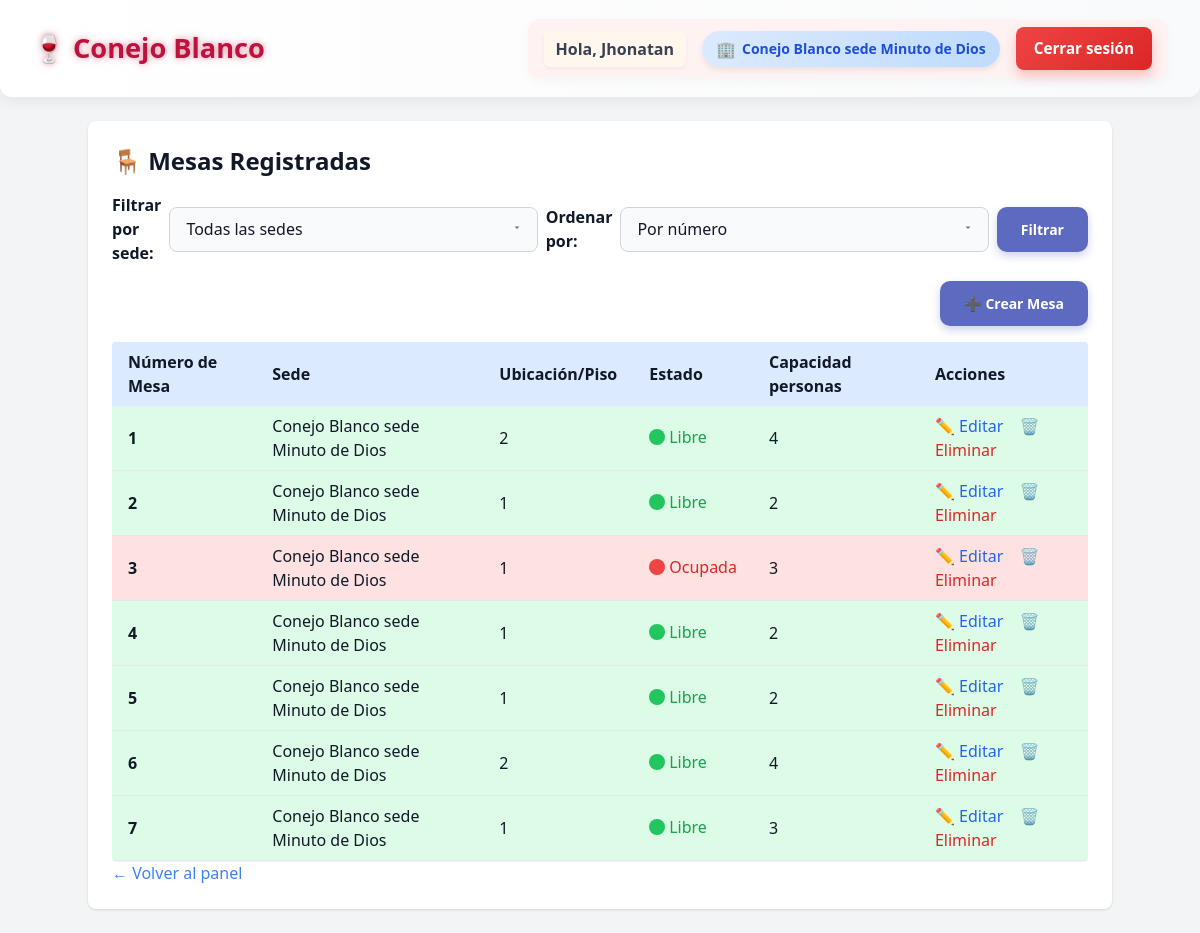
Before: /mesas/ (signed in) with the older database file.
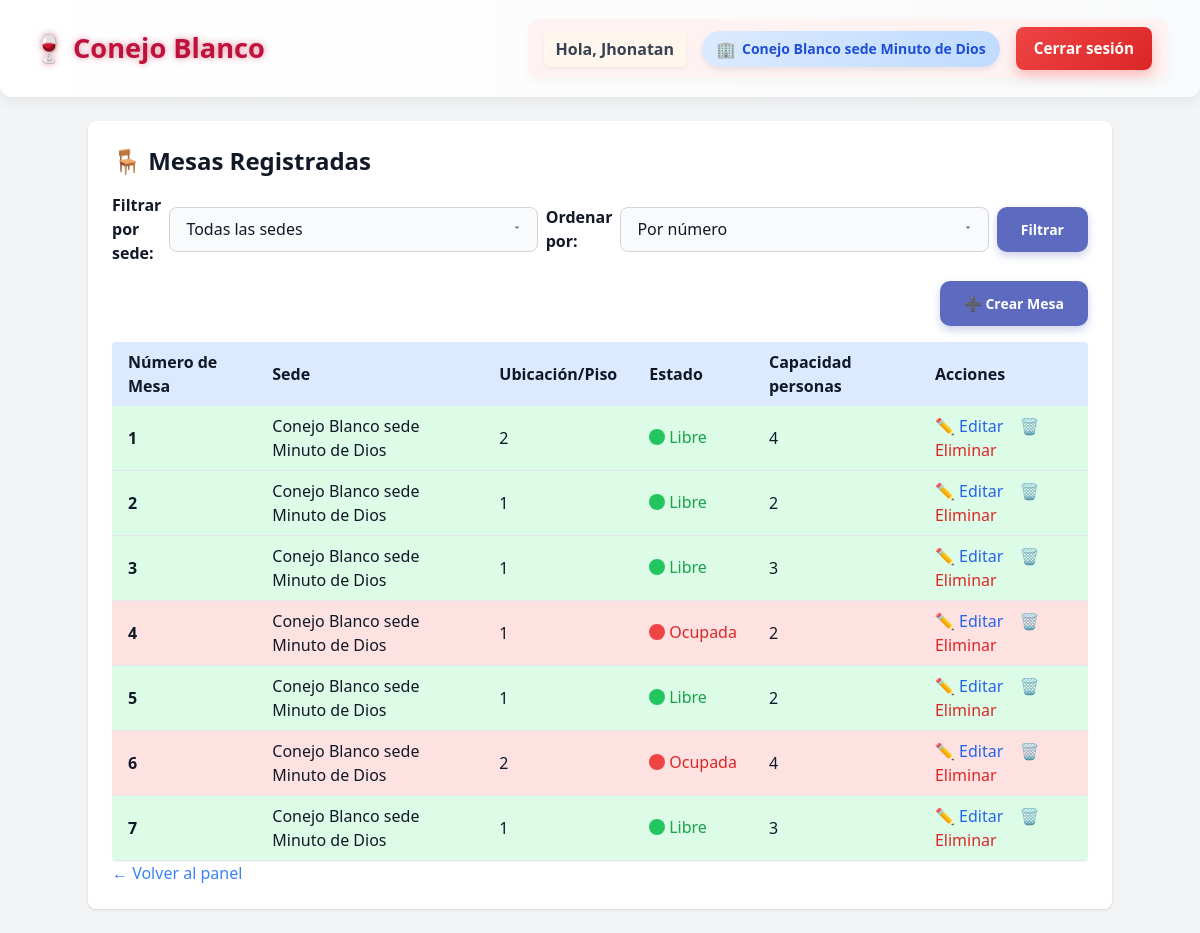
After: the same page with the newer database file.
### mesa/models.py (models this page shows, shortened)
class Mesa(models.Model):
    UBICACIONES = (
        (1, 'Primer piso'),
        (2, 'Segundo piso'),
    )
    numeroMesa = models.PositiveIntegerField()
    capacidad = models.PositiveIntegerField()
    ubicacion = models.IntegerField(choices=UBICACIONES)
    sede = models.ForeignKey(Sede, on_delete=models.CASCADE)
    ocupada = models.BooleanField(default=False)
    class Meta:
        unique_together = ('numeroMesa', 'sede')  # Evitar duplicados en una sede

### sede/models.py (models this page shows, shortened)
class Sede(models.Model):
    nombre = models.CharField(max_length=100)
    direccion = models.CharField(max_length=255)
    telefono = models.CharField(max_length=20)
    email = models.EmailField()

### mesa/views.py (the view)
# urls.py: path('', views.listar_mesas, name='listar_mesas'),
@login_required
def listar_mesas(request):
    sedes = Sede.objects.all()
    sede_id = request.GET.get('sede')
    ordenar_por = request.GET.get('orden')
    mesas = Mesa.objects.all()
    if sede_id:
        mesas = mesas.filter(sede_id=sede_id)
    if ordenar_por:
        mesas = mesas.order_by(ordenar_por)
    else:
        mesas = mesas.order_by('numeroMesa')  # Orden predeterminado
    return render(request, 'mesa/mesa.html', {
        'mesas': mesas,
        'sedes': sedes,
        'sede_id': sede_id
    })

### templates/mesa/mesa.html (shortened to what this page needs)
{% extends 'base.html' %}
{% load static %}
{% block head %}
    <link rel="stylesheet" href="{% static 'css/mesas/mesa.css' %}">
{% endblock %}
{% block content %}
<div class="container mx-auto p-6 bg-white text-gray-900 rounded-lg shadow">
    <h2 class="text-2xl font-bold mb-4">🪑 Mesas Registradas</h2>
    <form method="get" action="{% url 'listar_mesas' %}" class="mb-4 flex items-center gap-2">
        <label for="sede" class="font-semibold">Filtrar por sede:</label>
        <select name="sede" id="sede" class="campo-texto">
            <option value="">Todas las sedes</option>
        </select>
        <label for="orden" class="font-semibold">Ordenar por:</label>
        <select name="orden" id="orden" class="campo-texto">
            <option value="">Por número</option>
        </select>
        <button type="submit" class="custom-btn-filtrar">Filtrar</button>
    </form>
    <div class="flex justify-end gap-4 mb-4">
        <button id="btnAbrirCrearMesa" class="custom-btn-filtrar">➕ Crear Mesa</button>
    </div>
    {% if mesas %}
        <table class="w-full table-auto border-collapse rounded overflow-hidden shadow-sm">
            <thead>
                <tr class="bg-blue-100 text-left">
                    <th class="px-4 py-2">Número de Mesa</th>
                    <th class="px-4 py-2">Sede</th>
                    <th class="px-4 py-2">Ubicación/Piso</th>
                    <th class="px-4 py-2">Estado</th>
                    <th class="px-4 py-2">Capacidad personas</th>
                    <th class="px-4 py-2">Acciones</th>
                </tr>
            </thead>
            <tbody>
                {% for mesa in mesas %}
                    <tr class="border-b hover:bg-blue-50 {% if mesa.ocupada %}bg-red-100{% else %}bg-green-100{% endif %}">
                        <td class="px-4 py-2 font-semibold">{{ mesa.numeroMesa }}</td>
                        <td class="px-4 py-2">{{ mesa.sede.nombre }}</td>
                        <td class="px-4 py-2">{{ mesa.ubicacion}}</td>
                        <td class="px-4 py-2">
                            {% if mesa.ocupada %}
                                <span class="inline-flex items-center text-red-600 font-medium">
                                    <svg class="w-4 h-4 mr-1 fill-red-500" viewBox="0 0 20 20"><circle cx="10" cy="10" r="10"/></svg>
                                    Ocupada
                                </span>
                            {% else %}
                                <span class="inline-flex items-center text-green-600 font-medium">
                                    <svg class="w-4 h-4 mr-1 fill-green-500" viewBox="0 0 20 20"><circle cx="10" cy="10" r="10"/></svg>
                                    Libre
                                </span>
                            {% endif %}
                        </td>
                        <td class="px-4 py-2">{{ mesa.capacidad }}</td>
                        <td class="px-4 py-2">
                            <button onclick="openEditModal({{ mesa.id }})" class="text-blue-600 hover:underline mr-3">✏️ Editar</button>
                            <a href="{% url 'eliminar_mesa' mesa.id %}" class="text-red-600 hover:underline">🗑️ Eliminar</a>
                        </td>
                    </tr>
                {% endfor %}
            </tbody>
        </table>
    {% else %}
        <p>No hay mesas registradas todavía.</p>
    {% endif %}
    <a href="{% url 'dashboard_admin' %}" class="text-blue-500 hover:underline">← Volver al panel</a>
</div>
{% endblock %}

Changed rows visible on the page:
changed Mesa (number 3 of 7 on the later page): ocupada "Ocupada" → "Libre"
changed Mesa (number 4 of 7 on the later page): ocupada "Libre" → "Ocupada"
changed Mesa (number 6 of 7 on the later page): ocupada "Libre" → "Ocupada"
